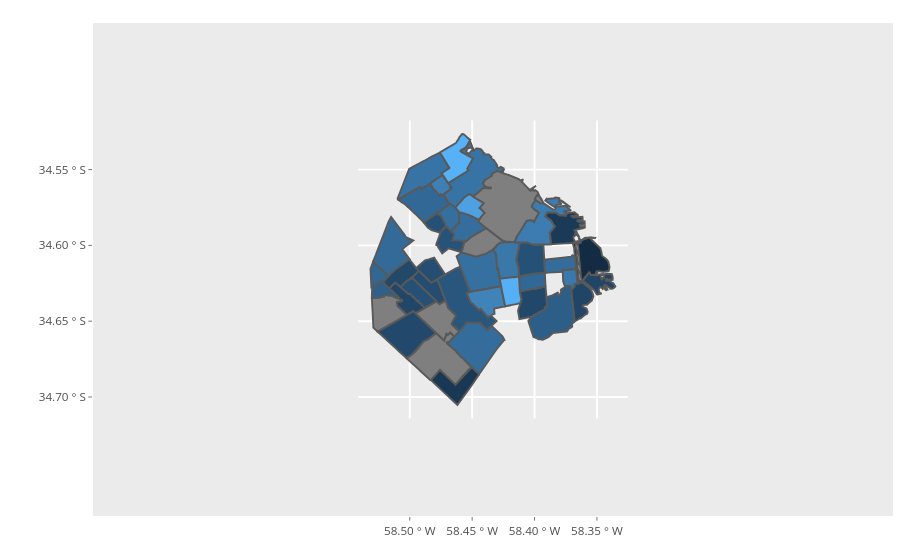

The notebook cell saved with this chart:
### Code cell
grafico_inter <- ggplot(data = prec_promedio_capital) +
  geom_sf(aes(fill = promedio))

ggplotly(grafico_inter)
